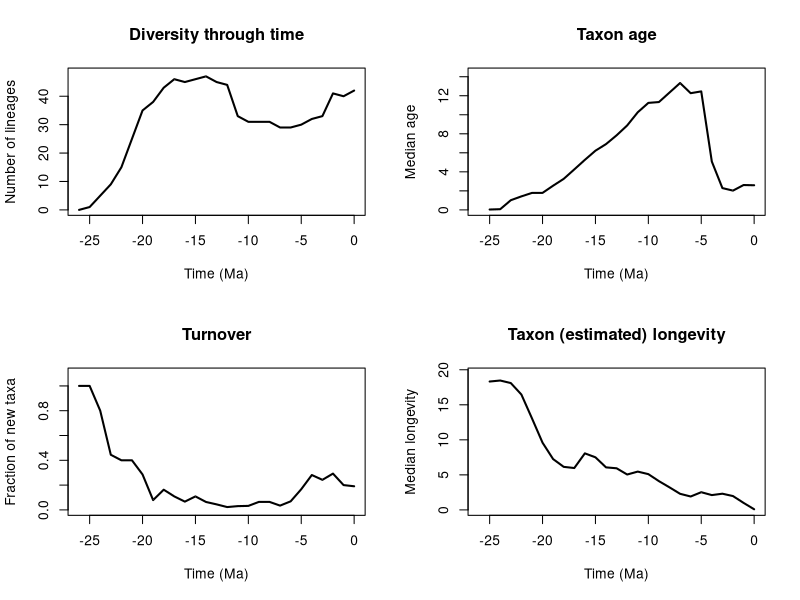

This chart was generated by the following R code:

	setwd("/Users/tobias/Documents/Sweden/PhD/rise_and_fall/longevity_analyses/mammals/families/canidae_pyrate_mcmc_logs")
	tbl = read.table(file = "canidae_input_1_se_est_stats.txt",header = T)
	pdf(file='fcanidae_input_1_se_est_stats.pdf',width=12, height=9)
	time = -tbl$time
	par(mfrow=c(2,2))
	library(scales)
	plot(time,tbl$diversity, type="l",lwd = 2, ylab= "Number of lineages", xlab="Time (Ma)", main="Diversity through time", ylim=c(0,max(tbl$M_div,na.rm =T)+1),xlim=c(min(time),0))
	polygon(c(time, rev(time)), c(tbl$M_div, rev(tbl$m_div)), col = alpha("#504A4B",0.5), border = NA)
	plot(time,tbl$median_genus_age, type="l",lwd = 2, ylab = "Median age", xlab="Time (Ma)", main= "Taxon age", ylim=c(0,max(tbl$M_age,na.rm =T)+1),xlim=c(min(time),0))
	polygon(c(time, rev(time)), c(tbl$M_age, rev(tbl$m_age)), col = alpha("#504A4B",0.5), border = NA)
	plot(time,tbl$turnover, type="l",lwd = 2, ylab = "Fraction of new taxa", xlab="Time (Ma)", main= "Turnover", ylim=c(0,max(tbl$M_turnover,na.rm =T)+.1),xlim=c(min(time),0))
	polygon(c(time, rev(time)), c(tbl$M_turnover, rev(tbl$m_turnover)), col = alpha("#504A4B",0.5), border = NA)
	plot(time,tbl$life_exp, type="l",lwd = 2, ylab = "Median longevity", xlab="Time (Ma)", main= "Taxon (estimated) longevity", ylim=c(0,max(tbl$M_life_exp,na.rm =T)+1),xlim=c(min(time),0))
	polygon(c(time, rev(time)), c(tbl$M_life_exp, rev(tbl$m_life_exp)), col = alpha("#504A4B",0.5), border = NA)
	n<-dev.off()
	